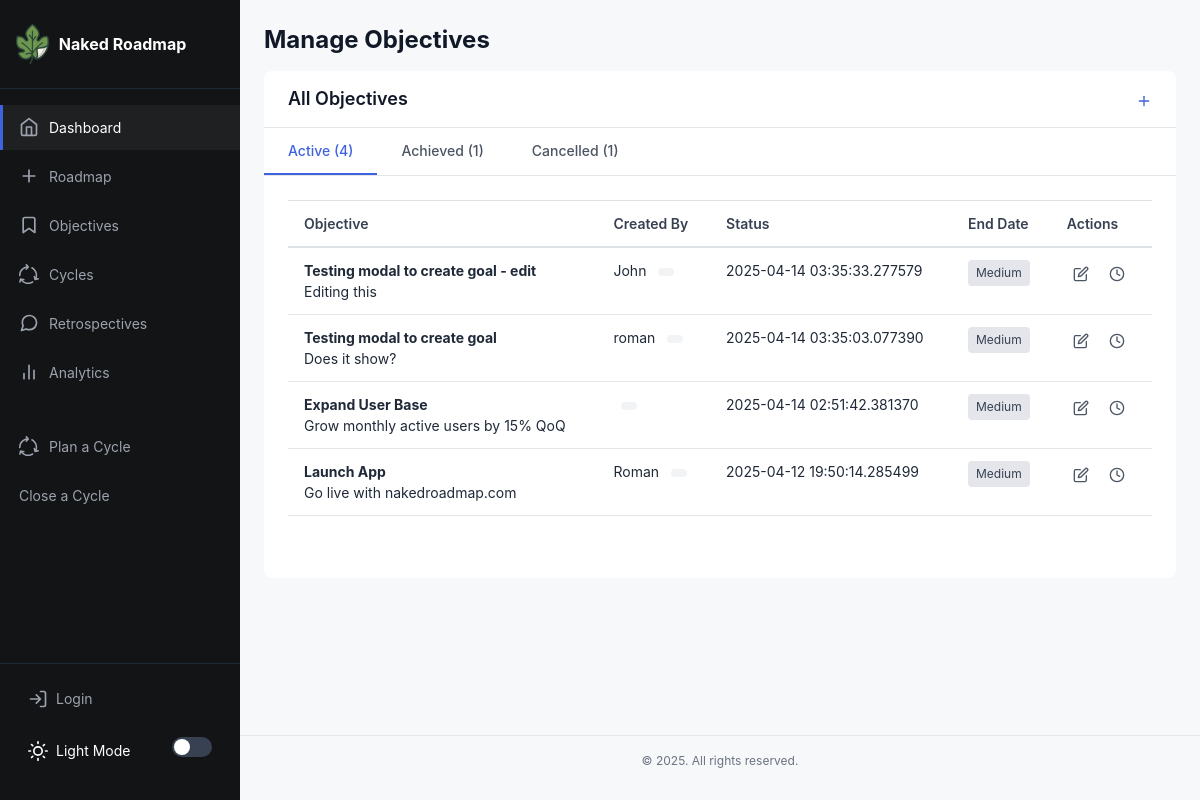
The page /goals on the database its author committed.
### app/models.py (models this page shows, shortened)
class Goal(db.Model):
    id: so.Mapped[int] = so.mapped_column(primary_key=True)
    created: so.Mapped[datetime] = so.mapped_column(index=True, default=lambda: datetime.now(timezone.utc))
    title: so.Mapped[str] = so.mapped_column(sa.TEXT())
    requested_by: so.Mapped[str] = so.mapped_column(sa.TEXT())
    details: so.Mapped[str] = so.mapped_column(sa.TEXT())
    user_id: so.Mapped[int] = so.mapped_column(sa.ForeignKey(User.id), index=True)
    status: so.Mapped[str] = so.mapped_column(sa.TEXT(), nullable=True, default="Active")
    completed: so.Mapped[datetime] = so.mapped_column(nullable=True)

### app/routes.py (the view, shortened to what this page needs)
@app.route('/goals', methods=['GET', 'POST'])
def createGoal():
    form = CreateGoal()
    goals = Goal.query.order_by(Goal.created.desc()).all()
    return render_template('objectives.html', form=form, goals=goals)

### app/routes.py (called while the page is built)
@app.context_processor
def inject_csrf_token():
    return dict(csrf_token=generate_csrf())

### app/templates/objectives.html (shortened to what this page needs)
{% extends 'base.html' %}
{% block content %}
<h1>{% block title %} Manage Objectives {% endblock %}</h1>
<section class="section discussion-section">
  <div class="section-header">
    <h3>All Objectives</h3>
    <a href="#" data-toggle="modal" data-target="#createGoalModal">
      <svg width="16" height="16" viewBox="0 0 24 24" fill="none" stroke="currentColor" stroke-width="2" stroke-linecap="round" stroke-linejoin="round">
        <line x1="12" y1="5" x2="12" y2="19"></line>
        <line x1="5" y1="12" x2="19" y2="12"></line>
      </svg>
    </a>
  </div>
<section class="section tabbed-section">
  <div class="tabs">
    <button class="tab-btn active" data-tab="active">Active ({% set active_count = goals|selectattr('status', '==', "Active")|list|length %}{{ active_count }})</button>
    <button class="tab-btn" data-tab="achieved">Achieved ({% set active_count = goals|selectattr('status', '==', "Achieved")|list|length %}{{ active_count }})</button>
    <button class="tab-btn" data-tab="cancelled">Cancelled ({% set active_count = goals|selectattr('status', '==', "Cancelled")|list|length %}{{ active_count }})</button>
  </div>
  <div class="tab-content active" id="active-tab">
    <div class="table-responsive">
      <table class="table">
        <thead>
          <tr>
            <th>Objective</th>
            <th>Created By</th>
            <th>Status</th>
            <th>End Date</th>
            <th>Actions</th>
          </tr>
        </thead>
        <tbody>
          {% for goal in goals|selectattr('status', '==', "Active") %}
          <tr>
            <td><strong>{{ goal.title }}</strong><br>{{goal.details}}</td>
            <td>{{ goal.requested_by }} <span class="team-tag">{{ goal.team }}</span></td>
            <td>{{ goal.created }}</td>
            <td>
              <span class="priority-indicator
                {% if goal.priority == 'High' %}priority-high
                {% elif goal.priority == 'Medium' %}priority-medium
                {% else %}priority-low{% endif %}">
                {{ goal.priority|default('Medium') }}
              </span>
            </td>
            <td>
              <div class="action-buttons">
                <a href="#" class="btn-icon edit-goal-btn" data-toggle="modal" data-target="#editGoalModal"
   data-id="{{ goal.id }}"
   data-title="{{ goal.title }}"
   data-details="{{ goal.details }}"
   data-requested_by="{{ goal.requested_by }}">
                  <svg width="16" height="16" viewBox="0 0 24 24" fill="none" stroke="currentColor" stroke-width="2" stroke-linecap="round" stroke-linejoin="round">
                    <path d="M11 4H4a2 2 0 0 0-2 2v14a2 2 0 0 0 2 2h14a2 2 0 0 0 2-2v-7"></path>
                    <path d="M18.5 2.5a2.121 2.121 0 0 1 3 3L12 15l-4 1 1-4 9.5-9.5z"></path>
                  </svg>
                </a>
                <a href="#" class="btn-icon" title="Move to discussion">
                  <svg width="16" height="16" viewBox="0 0 24 24" fill="none" stroke="currentColor" stroke-width="2" stroke-linecap="round" stroke-linejoin="round">
                    <circle cx="12" cy="12" r="10"></circle>
                    <polyline points="12 6 12 12 16 14"></polyline>
                  </svg>
                </a>
              </div>
            </td>
          </tr>
          {% endfor %}
        </tbody>
      </table>
    </div>
  </div>
</section>
{% endblock %}

### app/static/style.css (style rules this page uses)
:root { --color-background: #f6f8fa; --color-white: #ffffff; --color-black: #131415; --color-gray-100: #f2f3f5; --color-gray-200: #e4e6eb; --color-gray-300: #d1d5db; --color-gray-400: #9ca3af; --color-gray-500: #6b7280; --color-gray-600: #4b5563; --color-gray-700: #374151; --color-gray-800: #1f2937; --color-gray-900: #111827; --color-primary: #3e63dd; --color-primary-dark: #3451b2; --color-success: #10b981; --color-warning: #f59e0b; --color-danger: #ef4444; --color-info: #60a5fa; --spacing-1: 4px; --spacing-2: 8px; --spacing-3: 12px; --spacing-4: 16px; --spacing-5: 20px; --spacing-6: 24px; --spacing-8: 32px; --spacing-10: 40px; --spacing-12: 48px; --border-radius-sm: 4px; --border-radius-md: 6px; --border-radius-lg: 8px; --border-radius-xl: 12px; --shadow-sm: 0 1px 2px 0 rgba(0, 0, 0, 0.05); --shadow-md: 0 4px 6px -1px rgba(0, 0, 0, 0.1), 0 2px 4px -1px rgba(0, 0, 0, 0.06); --shadow-lg: 0 10px 15px -3px rgba(0, 0, 0, 0.1), 0 4px 6px -2px rgba(0, 0, 0, 0.05); }
* { margin: 0; padding: 0; box-sizing: border-box; }
body, html { font-family: "Mulish", -apple-system, BlinkMacSystemFont, "Segoe UI", Roboto, Helvetica, Arial, sans-serif; font-size: 14px; line-height: 1.5; color: var(--color-gray-900); background-color: var(--color-background); height: 100%; width: 100%; }
h1, h2, h3, h4, h5, h6 { font-weight: 600; line-height: 1.3; margin-bottom: var(--spacing-4); }
h1 { font-size: 24px; font-weight: 700; }
h3 { font-size: 18px; }
a { color: var(--color-primary); text-decoration: none; transition: color 0.2s ease; }
.section { background-color: var(--color-white); border-radius: var(--border-radius-lg); margin-bottom: var(--spacing-6); overflow: hidden; }
.section-header { padding: var(--spacing-4) var(--spacing-6); border-bottom: 1px solid var(--color-gray-200); display: flex; align-items: center; justify-content: space-between; }
.section-header h3 { margin-bottom: 0; font-weight: 600; }
.discussion-section { margin-bottom: var(--spacing-6); }
.tabbed-section { margin-bottom: var(--spacing-6); }
.tabs { display: flex; border-bottom: 1px solid var(--color-gray-200); }
.tab-btn { padding: var(--spacing-3) var(--spacing-6); background: none; border: none; font-weight: 500; color: var(--color-gray-600); cursor: pointer; border-bottom: 2px solid transparent; transition: all 0.2s ease; }
.tab-btn.active { color: var(--color-primary); border-bottom-color: var(--color-primary); }
.tab-content { display: none; padding: var(--spacing-6); }
.tab-content.active { display: block; }
.table-responsive { overflow-x: auto; }
.table { width: 100%; border-collapse: collapse; }
.table th { padding: var(--spacing-3) var(--spacing-4); text-align: left; font-weight: 600; color: var(--color-gray-700); border-bottom: 1px solid var(--color-gray-200); }
.table td { padding: var(--spacing-3) var(--spacing-4); border-bottom: 1px solid var(--color-gray-200); color: var(--color-gray-800); }
.team-tag { display: inline-block; background-color: var(--color-gray-100); color: var(--color-gray-600); padding: var(--spacing-1) var(--spacing-2); border-radius: var(--border-radius-sm); font-size: 11px; margin-left: var(--spacing-2); }
.priority-indicator { display: inline-block; padding: var(--spacing-1) var(--spacing-2); border-radius: var(--border-radius-sm); font-size: 12px; }
.priority-low { background-color: var(--color-gray-200); color: var(--color-gray-700); }
.action-buttons { display: flex; gap: var(--spacing-2); }
.btn-icon { display: inline-flex; align-items: center; justify-content: center; width: 28px; height: 28px; border-radius: var(--border-radius-md); color: var(--color-gray-600); transition: all 0.2s ease; }

### rows shown on the page
Goal: title "Testing modal to create goal - edit", details "Editing this", requested_by "John", created "2025-04-14 03:35:33.277579", priority "Medium"
Goal: title "Testing modal to create goal", details "Does it show?", requested_by "roman", created "2025-04-14 03:35:03.077390", priority "Medium"
Goal: title "Expand User Base", details "Grow monthly active users by 15% QoQ", created "2025-04-14 02:51:42.381370", priority "Medium"
Goal: title "Launch App", details "Go live with nakedroadmap.com", requested_by "Roman", created "2025-04-12 19:50:14.285499", priority "Medium"

### other values the page prints
{{ active_count }} "4"
{{ active_count }} "1"
